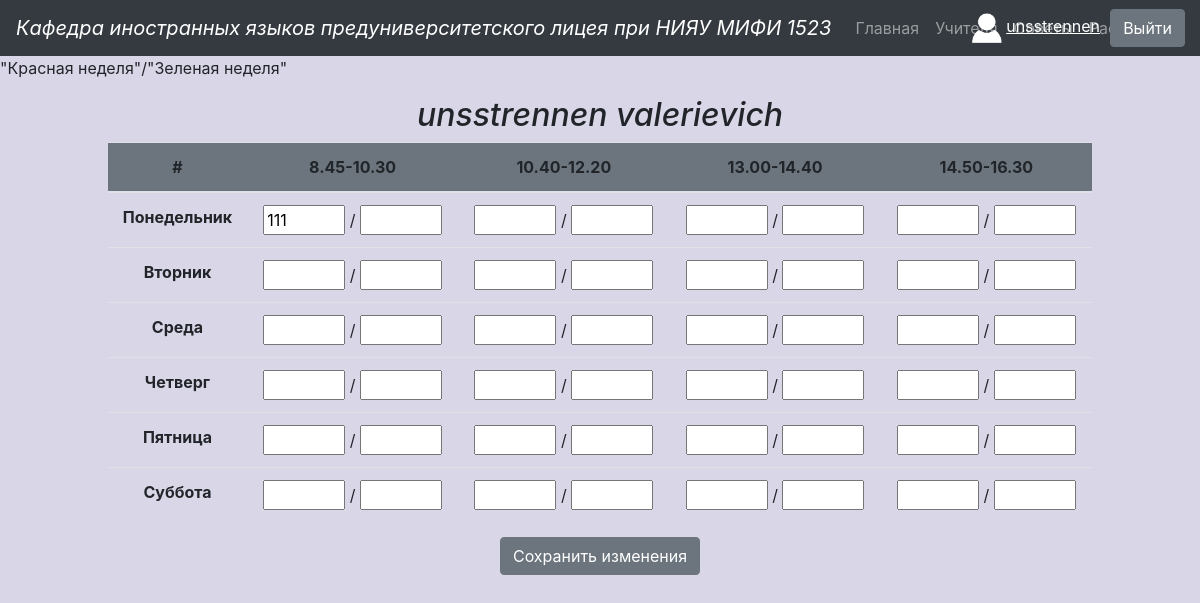
Before: /profile (signed in) with the older database file.
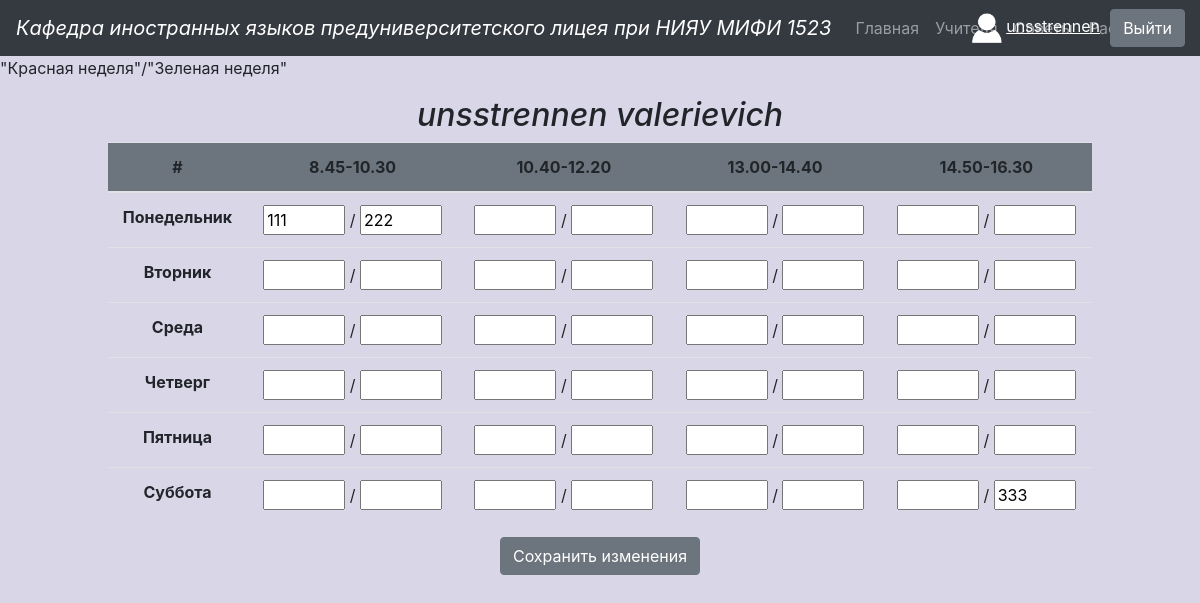
After: the same page with the newer database file.
### main.py (models this page shows, shortened)
class Teacher(db.Model):
    id = db.Column(db.Integer, primary_key=True)
    username = db.Column(db.String(80), unique=True, nullable=False)
    full_name = db.Column(db.String(80), unique=False, nullable=False)
    password = db.Column(db.String(80), unique=False, nullable=False)
    accepted = db.Column(db.Boolean, unique=False)

class Timetable(db.Model):
    id = db.Column(db.Integer, primary_key=True)
    day = db.Column(db.String(30), unique=False, nullable=False)
    number = db.Column(db.Integer, unique=False, nullable=False)
    full_name = db.Column(db.String(80), unique=False, nullable=False)
    red_week = db.Column(db.String(30), unique=False, nullable=False)
    green_week = db.Column(db.String(30), unique=False, nullable=False)
    user_id = db.Column(db.Integer, unique=False, nullable=False)

### main.py (the view, shortened to what this page needs)
@app.route('/profile', methods=['get', 'post'])
def profile():
    if request.method == 'GET':
        if 'username' not in session:
            return redirect('/index')
        if session['username'] == 'admin':
            return redirect('/admin')
        query = Teacher.query.filter_by(username=session['username']).first()
        full_name = query.full_name
        teacher_dict = dict()
        for day in WEEK_DAYS:
            teacher_dict[day] = dict
        for day in WEEK_DAYS:
            day_dict = dict()
            for number in range(1, 5):
                query = Timetable.query.filter_by(day=day, number=number, full_name=full_name).first()
                day_dict[number] = {'red_week': query.red_week, 'green_week': query.green_week}
            teacher_dict[day] = day_dict
        print(teacher_dict['Понедельник'][1])
        return render_template('profile.html', session=session, full_name=full_name,
                               week_days=WEEK_DAYS, data=teacher_dict)

### templates/profile.html (shortened to what this page needs)
<!DOCTYPE html>
<html lang="ru">
<head>
        <link rel="stylesheet" href="{{ url_for('static', filename='css/bootstrap.min.css') }}" >
    <link rel="stylesheet" href="{{ url_for('static', filename='css/TEACHERS.css') }}" >
</head>
<body style='background-color:#d9d6e7;'>
  <nav class="navbar navbar-expand-lg navbar-dark bg-dark">
<a class="navbar-brand" href="#"><em>Кафедра иностранных языков предуниверситетского лицея при НИЯУ МИФИ 1523</em></a>
<div class="collapse navbar-collapse" id="navbarNav">
 <ul class="navbar-nav">
   <li class="nav-item">
     <a class="nav-link" href="/index">Главная</a>
   </li>
   <li class="nav-item">
     <a class="nav-link" href="/teachers">Учителя <span class="sr-only">(current)</span></a>
   </li>
   <li class="nav-item">
     <a class="nav-link" href="/advices">Советы</a>
   </li>
   <li class="nav-item">
     <a class="nav-link" href="/timetable">Расписание</a>
   </li>
 </ul>
    {% if session['username'] %}
    <div style="position: absolute; right: 100px;">
  <img src="{{ url_for('static', filename='images/user.png') }}" width="30" height="30">
    <a href="profile" style="color: white; text-decoration: underline; display: inline;">
        {{ session['username'] }}</a>
    </div>
        <a class="btn btn-secondary" href="logout" role="button" style="position: absolute; right: 15px; display: inline;">Выйти</a>
    {% else %}
  <a class="btn btn-secondary" href="login" role="button"style="position: absolute; right: 15px; display: inline;">Войти</a>
    {% endif %}
</div>
</nav>
  <p> "Красная неделя"/"Зеленая неделя"</p>
    <div class="text-center">
    <h2 class='my'><em>{{ full_name }}</em></h2>
  </div>
  <form method="post">
  <div class="row">
    <table class="table" style="width: 80%; text-align: center; margin: auto;">
  <thead class="bg-secondary">
    <tr>
      <th scope="col">#</th>
      <th scope="col">8.45-10.30</th>
      <th scope="col">10.40-12.20</th>
      <th scope="col">13.00-14.40</th>
      <th scope="col">14.50-16.30</th>
    </tr>
  </thead>
        {% for day in week_days %}
    <tr>
      <th scope="row">{{ day }}</th>
        {% for number in range(1, 5) %}
        <td>
            <input type="text" value="{{ data[day][number]['red_week'] }}" name="{{ session['user_id'] }}-{{ day }}-{{ number }}-red_week" size="3">
            /
            <input type="text" value="{{ data[day][number]['green_week'] }}" name="{{ session['user_id'] }}-{{ day }}-{{ number }}-green_week" size="3">
        {% endfor %}
    </tr>
        {% endfor %}
    </table>
  </div>
    <input class="btn btn-secondary" type="submit" value="Сохранить изменения" style="   display:block;
   position: relative; margin: 15px auto;">
    </form>
</body>
</html>

### static/css/TEACHERS.css (style rules this page uses)
.my { text-align: center; !important; }

Changed rows visible on the page:
now on this page (row edited): Timetable: green_week "333"
Other visible differences:
new list line: "222"
